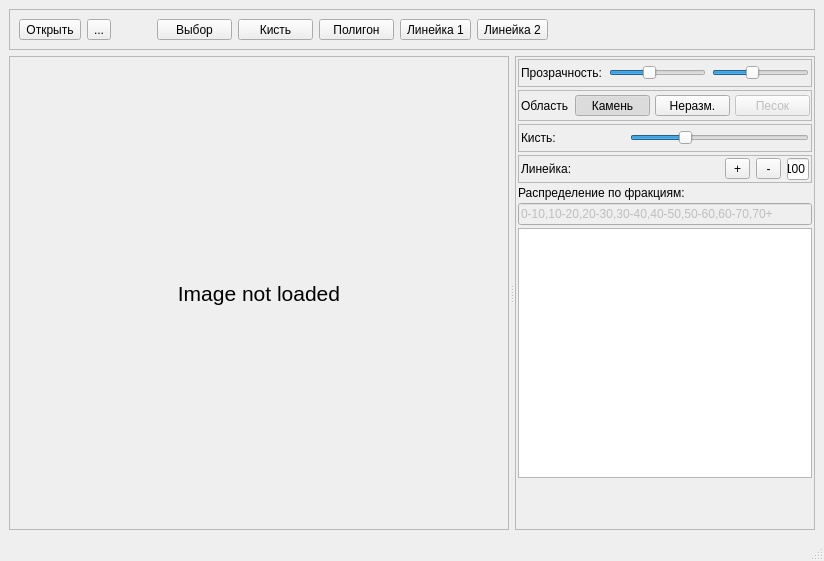
<?xml version="1.0" encoding="UTF-8"?>
<ui version="4.0">
 <class>MainWindow</class>
 <widget class="QMainWindow" name="MainWindow">
  <property name="geometry">
   <rect>
    <x>0</x>
    <y>0</y>
    <width>824</width>
    <height>561</height>
   </rect>
  </property>
  <property name="windowTitle">
   <string>MainWindow</string>
  </property>
  <widget class="QWidget" name="centralwidget">
   <layout class="QVBoxLayout" name="verticalLayout">
    <item>
     <widget class="QFrame" name="buttonFrame">
      <property name="sizePolicy">
       <sizepolicy hsizetype="Preferred" vsizetype="Maximum">
        <horstretch>0</horstretch>
        <verstretch>0</verstretch>
       </sizepolicy>
      </property>
      <property name="frameShape">
       <enum>QFrame::StyledPanel</enum>
      </property>
      <property name="frameShadow">
       <enum>QFrame::Raised</enum>
      </property>
      <layout class="QHBoxLayout" name="horizontalLayout">
       <item>
        <widget class="QToolButton" name="openImage">
         <property name="text">
          <string>Открыть</string>
         </property>
        </widget>
       </item>
       <item>
        <widget class="QToolButton" name="toolButton">
         <property name="text">
          <string>...</string>
         </property>
        </widget>
       </item>
       <item>
        <spacer name="horizontalSpacer_2">
         <property name="orientation">
          <enum>Qt::Horizontal</enum>
         </property>
         <property name="sizeType">
          <enum>QSizePolicy::Fixed</enum>
         </property>
         <property name="sizeHint" stdset="0">
          <size>
           <width>40</width>
           <height>20</height>
          </size>
         </property>
        </spacer>
       </item>
       <item>
        <widget class="QToolButton" name="arrow">
         <property name="minimumSize">
          <size>
           <width>75</width>
           <height>0</height>
          </size>
         </property>
         <property name="text">
          <string>Выбор</string>
         </property>
         <property name="checkable">
          <bool>true</bool>
         </property>
         <attribute name="buttonGroup">
          <string notr="true">action</string>
         </attribute>
        </widget>
       </item>
       <item>
        <widget class="QToolButton" name="brush">
         <property name="minimumSize">
          <size>
           <width>75</width>
           <height>0</height>
          </size>
         </property>
         <property name="text">
          <string>Кисть</string>
         </property>
         <property name="checkable">
          <bool>true</bool>
         </property>
         <attribute name="buttonGroup">
          <string notr="true">action</string>
         </attribute>
        </widget>
       </item>
       <item>
        <widget class="QToolButton" name="polygon">
         <property name="minimumSize">
          <size>
           <width>75</width>
           <height>0</height>
          </size>
         </property>
         <property name="text">
          <string>Полигон</string>
         </property>
         <property name="checkable">
          <bool>true</bool>
         </property>
         <attribute name="buttonGroup">
          <string notr="true">action</string>
         </attribute>
        </widget>
       </item>
       <item>
        <widget class="QToolButton" name="L1">
         <property name="text">
          <string>Линейка 1</string>
         </property>
         <property name="checkable">
          <bool>true</bool>
         </property>
         <attribute name="buttonGroup">
          <string notr="true">action</string>
         </attribute>
        </widget>
       </item>
       <item>
        <widget class="QToolButton" name="L2">
         <property name="text">
          <string>Линейка 2</string>
         </property>
         <property name="checkable">
          <bool>true</bool>
         </property>
         <attribute name="buttonGroup">
          <string notr="true">action</string>
         </attribute>
        </widget>
       </item>
       <item>
        <spacer name="horizontalSpacer">
         <property name="orientation">
          <enum>Qt::Horizontal</enum>
         </property>
         <property name="sizeHint" stdset="0">
          <size>
           <width>40</width>
           <height>20</height>
          </size>
         </property>
        </spacer>
       </item>
      </layout>
     </widget>
    </item>
    <item>
     <widget class="QWidget" name="widget" native="true">
      <layout class="QVBoxLayout" name="verticalLayout_3">
       <property name="leftMargin">
        <number>0</number>
       </property>
       <property name="topMargin">
        <number>0</number>
       </property>
       <property name="rightMargin">
        <number>0</number>
       </property>
       <property name="bottomMargin">
        <number>0</number>
       </property>
       <item>
        <widget class="QSplitter" name="splitter">
         <property name="frameShape">
          <enum>QFrame::NoFrame</enum>
         </property>
         <property name="frameShadow">
          <enum>QFrame::Sunken</enum>
         </property>
         <property name="lineWidth">
          <number>1</number>
         </property>
         <property name="midLineWidth">
          <number>0</number>
         </property>
         <property name="orientation">
          <enum>Qt::Horizontal</enum>
         </property>
         <property name="handleWidth">
          <number>6</number>
         </property>
         <widget class="QFrame" name="imageWorkarea">
          <property name="minimumSize">
           <size>
            <width>500</width>
            <height>400</height>
           </size>
          </property>
          <property name="frameShape">
           <enum>QFrame::StyledPanel</enum>
          </property>
          <property name="frameShadow">
           <enum>QFrame::Raised</enum>
          </property>
          <layout class="QVBoxLayout" name="verticalLayout_4">
           <item>
            <widget class="QLabel" name="noImage">
             <property name="minimumSize">
              <size>
               <width>75</width>
               <height>0</height>
              </size>
             </property>
             <property name="font">
              <font>
               <pointsize>16</pointsize>
              </font>
             </property>
             <property name="text">
              <string>Image not loaded</string>
             </property>
             <property name="alignment">
              <set>Qt::AlignCenter</set>
             </property>
            </widget>
           </item>
          </layout>
         </widget>
         <widget class="QFrame" name="toolFrame">
          <property name="minimumSize">
           <size>
            <width>300</width>
            <height>400</height>
           </size>
          </property>
          <property name="frameShape">
           <enum>QFrame::StyledPanel</enum>
          </property>
          <property name="frameShadow">
           <enum>QFrame::Raised</enum>
          </property>
          <layout class="QVBoxLayout" name="verticalLayout_2">
           <property name="spacing">
            <number>3</number>
           </property>
           <property name="leftMargin">
            <number>2</number>
           </property>
           <property name="topMargin">
            <number>2</number>
           </property>
           <property name="rightMargin">
            <number>2</number>
           </property>
           <property name="bottomMargin">
            <number>2</number>
           </property>
           <item>
            <widget class="QFrame" name="opacityFrame">
             <property name="minimumSize">
              <size>
               <width>0</width>
               <height>28</height>
              </size>
             </property>
             <property name="frameShape">
              <enum>QFrame::StyledPanel</enum>
             </property>
             <property name="frameShadow">
              <enum>QFrame::Raised</enum>
             </property>
             <layout class="QHBoxLayout" name="horizontalLayout_5">
              <property name="leftMargin">
               <number>2</number>
              </property>
              <property name="topMargin">
               <number>2</number>
              </property>
              <property name="rightMargin">
               <number>2</number>
              </property>
              <property name="bottomMargin">
               <number>2</number>
              </property>
              <item>
               <widget class="QLabel" name="label">
                <property name="text">
                 <string>Прозрачность:</string>
                </property>
               </widget>
              </item>
              <item>
               <widget class="QSlider" name="manualOpacity">
                <property name="maximum">
                 <number>100</number>
                </property>
                <property name="value">
                 <number>40</number>
                </property>
                <property name="orientation">
                 <enum>Qt::Horizontal</enum>
                </property>
               </widget>
              </item>
              <item>
               <widget class="QSlider" name="stoneOpacity">
                <property name="maximum">
                 <number>100</number>
                </property>
                <property name="value">
                 <number>40</number>
                </property>
                <property name="orientation">
                 <enum>Qt::Horizontal</enum>
                </property>
               </widget>
              </item>
             </layout>
            </widget>
           </item>
           <item>
            <widget class="QFrame" name="allocFrame">
             <property name="minimumSize">
              <size>
               <width>0</width>
               <height>28</height>
              </size>
             </property>
             <property name="frameShape">
              <enum>QFrame::StyledPanel</enum>
             </property>
             <property name="frameShadow">
              <enum>QFrame::Raised</enum>
             </property>
             <layout class="QHBoxLayout" name="horizontalLayout_6">
              <property name="leftMargin">
               <number>2</number>
              </property>
              <property name="topMargin">
               <number>2</number>
              </property>
              <property name="rightMargin">
               <number>2</number>
              </property>
              <property name="bottomMargin">
               <number>2</number>
              </property>
              <item>
               <widget class="QLabel" name="label_2">
                <property name="minimumSize">
                 <size>
                  <width>0</width>
                  <height>25</height>
                 </size>
                </property>
                <property name="text">
                 <string>Область</string>
                </property>
               </widget>
              </item>
              <item>
               <widget class="QToolButton" name="allocArea">
                <property name="minimumSize">
                 <size>
                  <width>75</width>
                  <height>0</height>
                 </size>
                </property>
                <property name="text">
                 <string>Камень</string>
                </property>
                <property name="checkable">
                 <bool>true</bool>
                </property>
                <property name="checked">
                 <bool>true</bool>
                </property>
                <attribute name="buttonGroup">
                 <string notr="true">areaType</string>
                </attribute>
               </widget>
              </item>
              <item>
               <widget class="QToolButton" name="unallocArea">
                <property name="minimumSize">
                 <size>
                  <width>75</width>
                  <height>0</height>
                 </size>
                </property>
                <property name="text">
                 <string>Неразм.</string>
                </property>
                <property name="checkable">
                 <bool>true</bool>
                </property>
                <attribute name="buttonGroup">
                 <string notr="true">areaType</string>
                </attribute>
               </widget>
              </item>
              <item>
               <widget class="QToolButton" name="unusedArea">
                <property name="enabled">
                 <bool>false</bool>
                </property>
                <property name="minimumSize">
                 <size>
                  <width>75</width>
                  <height>0</height>
                 </size>
                </property>
                <property name="text">
                 <string>Песок</string>
                </property>
                <property name="checkable">
                 <bool>true</bool>
                </property>
                <attribute name="buttonGroup">
                 <string notr="true">areaType</string>
                </attribute>
               </widget>
              </item>
             </layout>
            </widget>
           </item>
           <item>
            <widget class="QFrame" name="brushFrame">
             <property name="minimumSize">
              <size>
               <width>0</width>
               <height>28</height>
              </size>
             </property>
             <property name="frameShape">
              <enum>QFrame::StyledPanel</enum>
             </property>
             <property name="frameShadow">
              <enum>QFrame::Raised</enum>
             </property>
             <layout class="QHBoxLayout" name="horizontalLayout_3">
              <property name="leftMargin">
               <number>2</number>
              </property>
              <property name="topMargin">
               <number>2</number>
              </property>
              <property name="rightMargin">
               <number>2</number>
              </property>
              <property name="bottomMargin">
               <number>2</number>
              </property>
              <item>
               <widget class="QLabel" name="label_3">
                <property name="text">
                 <string>Кисть:</string>
                </property>
               </widget>
              </item>
              <item>
               <spacer name="horizontalSpacer_4">
                <property name="orientation">
                 <enum>Qt::Horizontal</enum>
                </property>
                <property name="sizeType">
                 <enum>QSizePolicy::Fixed</enum>
                </property>
                <property name="sizeHint" stdset="0">
                 <size>
                  <width>68</width>
                  <height>20</height>
                 </size>
                </property>
               </spacer>
              </item>
              <item>
               <widget class="QSlider" name="brushSize">
                <property name="minimum">
                 <number>5</number>
                </property>
                <property name="maximum">
                 <number>500</number>
                </property>
                <property name="value">
                 <number>150</number>
                </property>
                <property name="orientation">
                 <enum>Qt::Horizontal</enum>
                </property>
               </widget>
              </item>
             </layout>
            </widget>
           </item>
           <item>
            <widget class="QFrame" name="rulerFrame">
             <property name="minimumSize">
              <size>
               <width>0</width>
               <height>28</height>
              </size>
             </property>
             <property name="frameShape">
              <enum>QFrame::StyledPanel</enum>
             </property>
             <property name="frameShadow">
              <enum>QFrame::Raised</enum>
             </property>
             <layout class="QHBoxLayout" name="horizontalLayout_4">
              <property name="leftMargin">
               <number>2</number>
              </property>
              <property name="topMargin">
               <number>2</number>
              </property>
              <property name="rightMargin">
               <number>2</number>
              </property>
              <property name="bottomMargin">
               <number>2</number>
              </property>
              <item>
               <widget class="QLabel" name="label_4">
                <property name="text">
                 <string>Линейка:</string>
                </property>
               </widget>
              </item>
              <item>
               <spacer name="horizontalSpacer_3">
                <property name="orientation">
                 <enum>Qt::Horizontal</enum>
                </property>
                <property name="sizeType">
                 <enum>QSizePolicy::MinimumExpanding</enum>
                </property>
                <property name="sizeHint" stdset="0">
                 <size>
                  <width>211</width>
                  <height>20</height>
                 </size>
                </property>
               </spacer>
              </item>
              <item>
               <widget class="QToolButton" name="addRuler">
                <property name="minimumSize">
                 <size>
                  <width>25</width>
                  <height>0</height>
                 </size>
                </property>
                <property name="text">
                 <string>+</string>
                </property>
               </widget>
              </item>
              <item>
               <widget class="QToolButton" name="deleteRuler">
                <property name="minimumSize">
                 <size>
                  <width>25</width>
                  <height>0</height>
                 </size>
                </property>
                <property name="text">
                 <string>-</string>
                </property>
               </widget>
              </item>
              <item>
               <widget class="QLineEdit" name="rulerLen">
                <property name="text">
                 <string>100</string>
                </property>
               </widget>
              </item>
             </layout>
            </widget>
           </item>
           <item>
            <widget class="QLabel" name="fractionLabel">
             <property name="text">
              <string>Распределение по фракциям:</string>
             </property>
            </widget>
           </item>
           <item>
            <layout class="QHBoxLayout" name="horizontalLayout_2">
             <property name="spacing">
              <number>3</number>
             </property>
             <item>
              <widget class="QLineEdit" name="fractionsSize">
               <property name="enabled">
                <bool>false</bool>
               </property>
               <property name="text">
                <string>0-10,10-20,20-30,30-40,40-50,50-60,60-70,70+</string>
               </property>
              </widget>
             </item>
            </layout>
           </item>
           <item>
            <widget class="QTableWidget" name="fractionTable">
             <property name="minimumSize">
              <size>
               <width>0</width>
               <height>250</height>
              </size>
             </property>
            </widget>
           </item>
           <item>
            <spacer name="verticalSpacer">
             <property name="orientation">
              <enum>Qt::Vertical</enum>
             </property>
             <property name="sizeHint" stdset="0">
              <size>
               <width>20</width>
               <height>40</height>
              </size>
             </property>
            </spacer>
           </item>
          </layout>
         </widget>
        </widget>
       </item>
      </layout>
     </widget>
    </item>
   </layout>
  </widget>
  <widget class="QMenuBar" name="menubar">
   <property name="geometry">
    <rect>
     <x>0</x>
     <y>0</y>
     <width>824</width>
     <height>22</height>
    </rect>
   </property>
  </widget>
  <widget class="QStatusBar" name="statusbar"/>
 </widget>
 <resources/>
 <connections/>
 <buttongroups>
  <buttongroup name="areaType"/>
  <buttongroup name="action"/>
 </buttongroups>
</ui>
